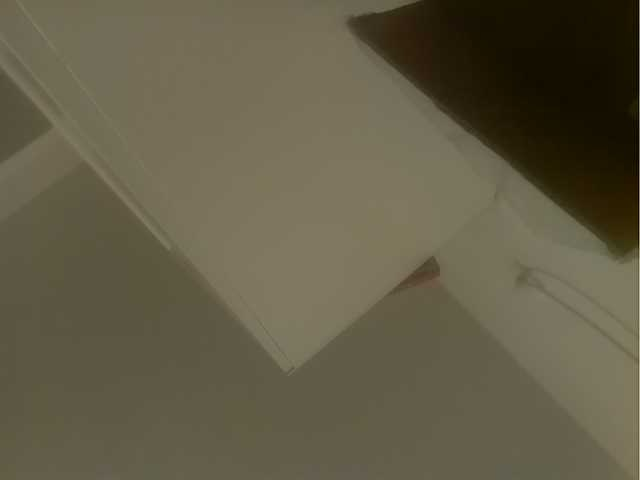
#> input picture image0.jpg, 640 x 480 px
$ python -i single_motion_detector.py   (imports and definitions only)
#> lines starting #> are read from the running program, lines starting #| are printed output that depends on the picture
# import the necessary packages
import numpy as np
import imutils
import cv2

class SingleMotionDetector:
	def __init__(self, accumWeight=0.5, min_area=100):
		# store the accumulated weight factor
		self.accumWeight = accumWeight
		self.min_area = min_area
		# initialize the background model
		self.bg = None

	def update(self, image):
		# if the background model is None, initialize it
		if self.bg is None:
			self.bg = image.copy().astype("float")
			return

		# update the background model by accumulating the weighted
		# average
		cv2.accumulateWeighted(image, self.bg, self.accumWeight)

	def detect(self, image, tVal=25):
		# compute the absolute difference between the background model
		# and the image passed in, then threshold the delta image
		delta = cv2.absdiff(self.bg.astype("uint8"), image)
		thresh = cv2.threshold(delta, tVal, 255, cv2.THRESH_BINARY)[1]

		# perform a series of erosions and dilations to remove small
		# blobs
		thresh = cv2.erode(thresh, None, iterations=2)
		thresh = cv2.dilate(thresh, None, iterations=2)

		# find contours in the thresholded image and initialize the
		# minimum and maximum bounding box regions for motion
		cnts = cv2.findContours(thresh.copy(), cv2.RETR_EXTERNAL,
			cv2.CHAIN_APPROX_SIMPLE)
		cnts = imutils.grab_contours(cnts)
		(minX, minY) = (np.inf, np.inf)
		(maxX, maxY) = (-np.inf, -np.inf)

		# if no contours were found, return None
		if len(cnts) == 0:
			return None

		# otherwise, loop over the contours

		less_then_min_counter = 0
		for c in cnts:
			if cv2.contourArea(c) < self.min_area:
				less_then_min_counter += 1
				continue
			# compute the bounding box of the contour and use it to
			# update the minimum and maximum bounding box regions
			(x, y, w, h) = cv2.boundingRect(c)
			(minX, minY) = (min(minX, x), min(minY, y))
			(maxX, maxY) = (max(maxX, x + w), max(maxY, y + h))

		# otherwise, return a tuple of the thresholded image along
		# with bounding box
		if len(cnts) == less_then_min_counter: return None
		return (thresh, (minX, minY, maxX, maxY))

>>> import cv2
>>> picture = cv2.imread('image0.jpg', cv2.IMREAD_GRAYSCALE)
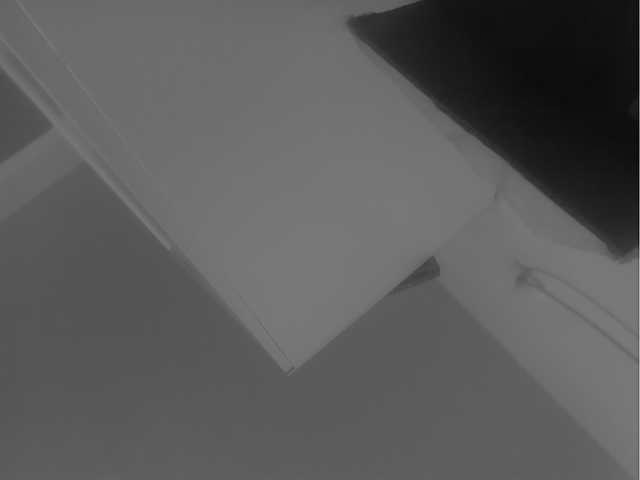
#> picture: shape (480, 640); min 1, max 182, mean 91.3
>>> result = SingleMotionDetector().detect(picture)
#> (the run stopped early here; a loop or call above may not have finished)
